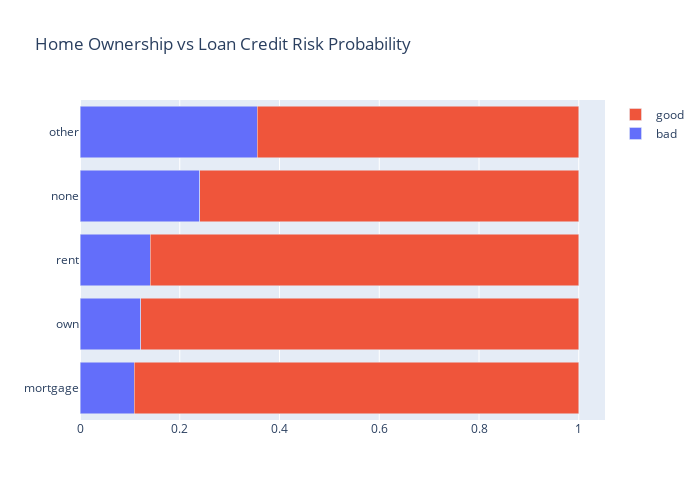

Notebook source saved alongside this figure:
### Code cell
home_own = pd.crosstab(df_viz['home_ownership'],
                    df_viz['target'],
                    normalize='index',
                    colnames=[None]).reset_index().sort_values('bad')

fig = go.Figure()
fig.add_trace(go.Bar(
    y=home_own['home_ownership'],
    x=home_own['bad'],
    name='bad',
    orientation='h'
))
fig.add_trace(go.Bar(
    y=home_own['home_ownership'],
    x=home_own['good'],
    name='good',
    orientation='h'
))
fig.update_layout(barmode='stack',
                  title='Home Ownership vs Loan Credit Risk Probability',
                  width=700,
                  height=500,
                 )
fig.show()

### Figure 1 — Plotly figure (JSON) as saved in the notebook; plotly's stock layout.template omitted (floating-point values rounded to 4 significant figures)
{"data": [{"name": "bad", "orientation": "h", "type": "bar", "x": [0.1086, 0.1221, 0.1408, 0.24, 0.3552], "y": ["mortgage", "own", "rent", "none", "other"]}, {"name": "good", "orientation": "h", "type": "bar", "x": [0.8914, 0.8779, 0.8592, 0.76, 0.6448], "y": ["mortgage", "own", "rent", "none", "other"]}], "layout": {"barmode": "stack", "height": 500, "title": {"text": "Home Ownership vs Loan Credit Risk Probability"}, "width": 700, "xaxis": {"autorange": true, "range": [0, 1.053], "type": "linear"}, "yaxis": {"autorange": true, "range": [-0.5, 4.5], "type": "category"}}}
